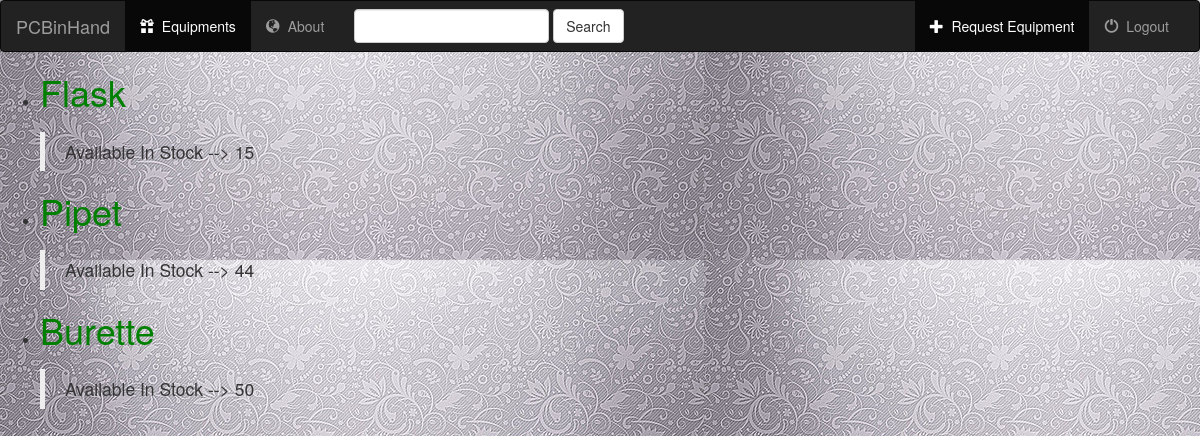
The app's page /equips/chemistry with its own data.
### equips/models.py (models this page shows, shortened)
class EquipInfo(models.Model):
	equip_name = models.CharField(max_length=200)
	equip_dept = models.CharField(max_length=200)
	price_per_head = models.IntegerField(default=0)
	date_added = models.DateTimeField('date added')
	no_in_stock = models.IntegerField(default=0)

### equips/views.py (the view)
# urls.py: path('chemistry',views.chemistry,name='chemistry'),
def chemistry(request):
	chemistry_equips_list = EquipInfo.objects.filter(equip_dept__startswith='chemistry')
	context = {'chemistry_equips_list' : chemistry_equips_list}
	return render(request,'equips/cdetails.html',context)

### equips/templates/equips/cdetails.html (shortened to what this page needs)
{% load static %}
	<link rel="stylesheet" href="http://maxcdn.bootstrapcdn.com/bootstrap/3.3.6/css/bootstrap.min.css">
<nav class="navbar navbar-inverse">
	<div class="container-fluid">
		<div class="navbar-header">
			<a class="navbar-brand" href="{% url 'equips:index' %}">PCBinHand</a>
		</div>
		<div class="collapse navbar-collapse">
			<ul class="nav navbar-nav">
				<li class="active">
					<a href="{% url 'equips:index' %}">
						<span class="glyphicon glyphicon-gift" aria-hidden="true"></span>&nbsp
						Equipments
					</a>
				</li>
				<li class="">
					<a href="/equips/about">
						<span class="glyphicon glyphicon-globe" aria-hidden="true"></span>&nbsp
						About
					</a>
				</li>
			</ul>
			<ul class="nav navbar-nav navbar-right">
				<li class="active">
					<a href="{% url 'equips:index' %}">
						<span class="glyphicon glyphicon-plus" aria-hidden="true"></span>&nbsp
						Request Equipment
					</a>
				</li>
				<li class="">
					<a href="{% url 'equips:logout' %}">
						<span class="glyphicon glyphicon-off" aria-hidden="true"></span>&nbsp
						Logout
					</a>
				</li>
			</ul>
			<form class="navbar-form navbar-left" role="search" method="get" action="#">
				<div class="form-group">
					<input type="text" class="form-control" name="q" value="">
				</div>
				<button type="submit" class="btn btn-default">Search</button>
			</form>
		</div>
	</div>
	</nav>
{% load static %}
<link rel="stylesheet" type="text/css" href="{% static 'equips/style1.css' %}">
{% if chemistry_equips_list %}
	<ul>
		{% for e in chemistry_equips_list %}
			<li><h1><a href="{% url 'equips:detail' e.id %}">{{e.equip_name}}</a></h1><h3><blockquote>Available In Stock -->  {{e.no_in_stock}}</blockquote></h3></li>
		{% endfor %}
	</ul>
{% else %}
	<p>No Equips are available.</p>
{% endif %}

### equips/static/equips/style1.css (style rules this page uses)
a { color: green; }

### records on screen
EquipInfo: equip_name "Flask", no_in_stock "15"
EquipInfo: equip_name "Pipet", no_in_stock "44"
EquipInfo: equip_name "Burette", no_in_stock "50"
